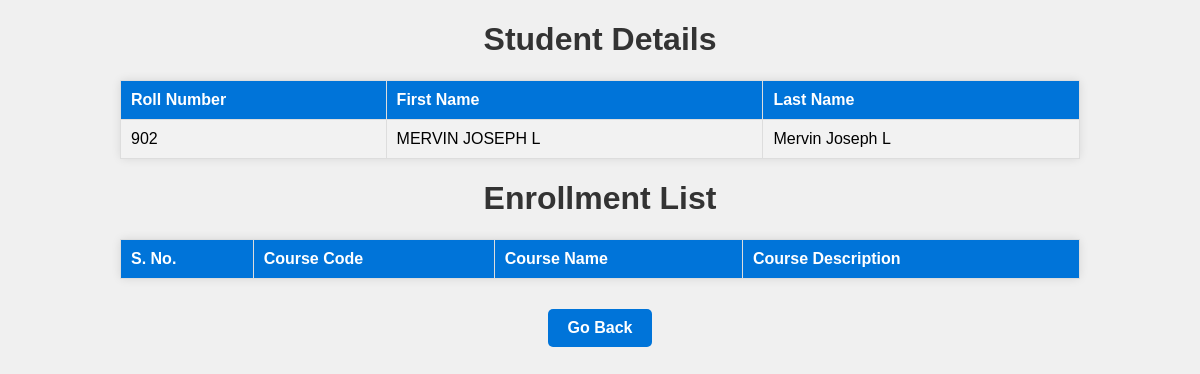
The app's page /student/9 with its own data.
### main.py (models this page shows)
class Student(db.Model):
  __tablename__='student'
  student_id=db.Column(db.Integer(),autoincrement=True,primary_key=True)
  roll_number=db.Column(db.String(50),unique=True)
  first_name=db.Column(db.String(50))
  last_name=db.Column(db.String(50))

### main.py (the view)
@app.route("/student/<int:student_id>",methods=["GET"])
def studentdetail(student_id):
  student=Student.query.filter_by(student_id=student_id).first()
  erolls=enrollments.query.filter_by(estudent_id=student_id).all()
  temp=[]
  for x in erolls:
    c=Course.query.filter_by(course_id=x.ecourse_id).first()
    temp+=[c]
  return render_template("studentdetail.html",student=student,course=temp)

### templates/studentdetail.html (shortened to what this page needs)
<!DOCTYPE html>
<html>
  <head>
  </head>
  <body>
    <center><h1>Student Details</h1></center>
    <table id="personal-details">
      <tr>
        <th>Roll Number</th>
        <th>First Name</th>
        <th>Last Name</th>
      </tr>
      <tr>
        <td>{{ student["roll_number"] }}</td>
        <td>{{ student["first_name"] }}</td>
        <td>{{ student["last_name"] }}</td>
      </tr>
    </table>
    <center><h1>Enrollment List</h1></center>
    <table id="enroll-table">
      <tr>
        <th>S. No.</th>
        <th>Course Code</th>
        <th>Course Name</th>
        <th>Course Description</th>
      </tr>
    </table>
    <a href="/" class="go-back">Go Back</a>
  </body>
</html>

### templates/studentdetail.html (style rules this page uses)
body { font-family: Arial, sans-serif; background-color: #f0f0f0; margin: 0; padding: 0; text-align: center; }
h1 { color: #333; }
table { width: 80%; margin: 20px auto; border-collapse: collapse; background-color: #fff; box-shadow: 0 0 10px rgba(0, 0, 0, 0.1); border-radius: 5px; }
th, td { padding: 10px; border: 1px solid #ddd; text-align: left; }
th { background-color: #0074d9; color: #fff; }
tr:nth-child(even) { background-color: #f2f2f2; }
a { text-decoration: none; background-color: #0074d9; color: #fff; padding: 10px 20px; border-radius: 5px; font-weight: bold; transition: background-color 0.3s; display: inline-block; margin-top: 10px; }

### records on screen
Student: roll_number "902", first_name "MERVIN JOSEPH L", last_name "Mervin Joseph L"
